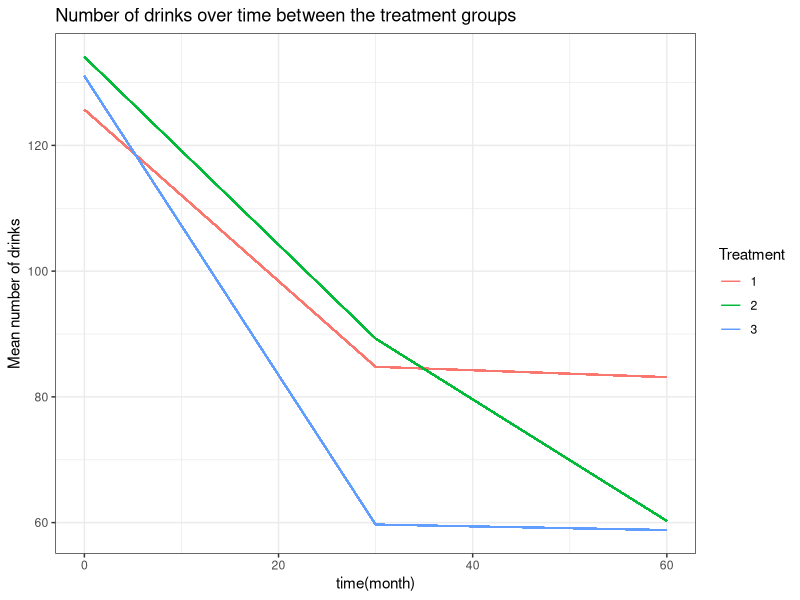
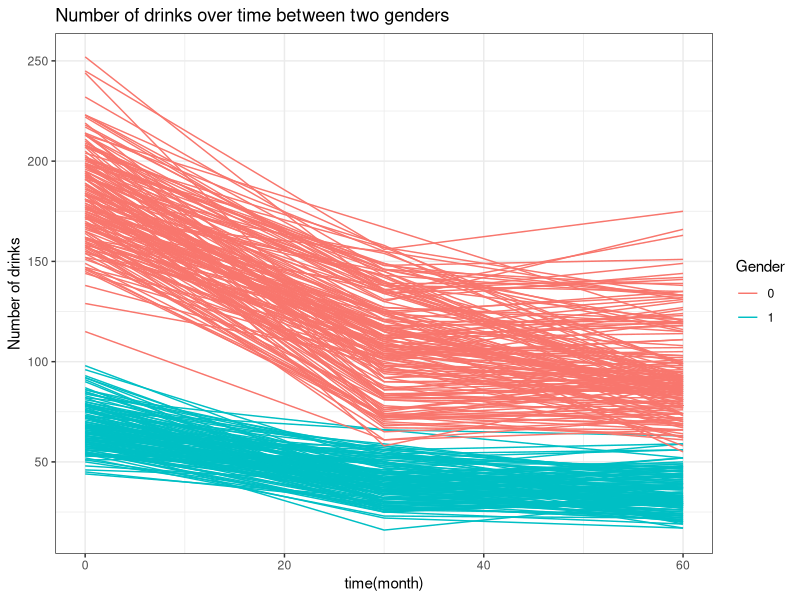
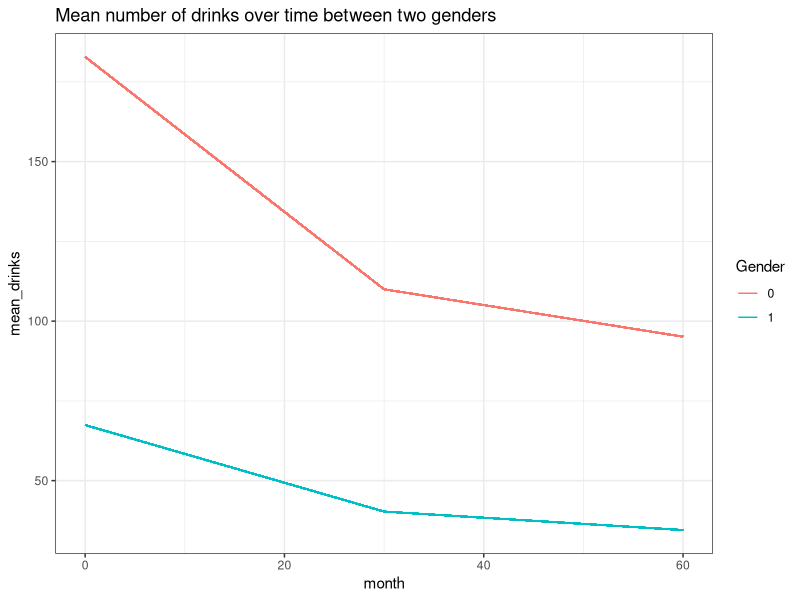

These charts were generated, in order, by the following R code:
## ---- chunk 1
knitr::opts_chunk$set(echo = TRUE)
library(tidyverse)
library(gee)
library(data.table)
library(ggplot2)
library(geepack)
library(nlme)
library(lme4)
## ---- chunk 2
alcdep_df = read.table("ALCDEP.txt")  %>%
  mutate(Gender = as.factor(Gender),
         Treatment = as.factor(Treatment),
         Relapse = as.factor(Relapse))

alcdep_long = 
  pivot_longer(
alcdep_df,
'ND0':'ND60',
names_to = "month",
values_to = "num_drinks"
) %>%
mutate(
month = ifelse(month == "ND0", 0, ifelse(month == "ND30", 30, 60)),
Gender = as.factor(Gender),
Relapse = as.factor(Relapse),
Treatment = as.factor(Treatment)
)
  
##no missing values

## ---- chunk 3
alc_mean = alcdep_long %>%
  group_by(Treatment, month) %>%
  mutate(mean_drinks = mean(num_drinks))

ggplot(alc_mean,
aes(x = month,
y = mean_drinks,
group = sid,
color = Treatment)) +
geom_line() +
theme_bw() +
ggtitle("Number of drinks over time between the treatment groups") +
  labs(y="Mean number of drinks", x = "time(month)")
## ---- chunk 4

gee.model = geeglm(num_drinks ~ Treatment*month, family = poisson(link = "log"), corstr = "exchangeable", id = sid, data = alcdep_long)
summary(gee.model)

glm.model = glmer(num_drinks ~ Treatment*month + (1 | sid),
family = 'poisson',
data = alcdep_long)
summary(glm.model)

## ---- chunk 5

ggplot(alcdep_long,
aes(x = month,
y = num_drinks,
group = sid,
color = Gender)) +
geom_line() +
theme_bw() +
ggtitle("Number of drinks over time between two genders") +
  labs(y="Number of drinks", x = "time(month)")
## ---- chunk 6

alc_mean = alcdep_long %>%
  group_by(Gender, month) %>%
  mutate(mean_drinks = mean(num_drinks))


ggplot(alc_mean,
aes(x = month,
y = mean_drinks,
group = sid,
color = Gender)) +
geom_line() +
theme_bw() +
ggtitle("Mean number of drinks over time between two genders")
## ---- chunk 7
gee.gender.model = geeglm(num_drinks ~ Gender*month, family = 'poisson', corstr = "exchangeable", id = sid, data = alcdep_long) 
summary(gee.gender.model)
## ---- chunk 8
mem.gender.model =  glmer(num_drinks ~ Gender*month + (1 | sid),
family = 'poisson',
data = alcdep_long)
summary(mem.gender.model)
## ---- chunk 9

###Mixed model
relapse.mm = glm(Relapse ~ Treatment, 
                        family = "binomial",
                       data = alcdep_long) 
summary(relapse.mm)

## ---- chunk 10
##GEE MODEL
gee.model = geeglm(num_drinks ~ Treatment*month + Gender*month, family = poisson(link = "log"), corstr = "exchangeable", id = sid, data = alcdep_long)
summary(gee.model)

##MIXED EFFCT MODEL
glm.model = glmer(num_drinks ~ Treatment*month + Gender*month + (1 | sid),
family = 'poisson',
data = alcdep_long)
summary(glm.model)

## ---- chunk 11
modelAOV <- aov(num_drinks~ factor(Treatment) +Error(sid), data = alcdep_long)
print(summary(modelAOV))
